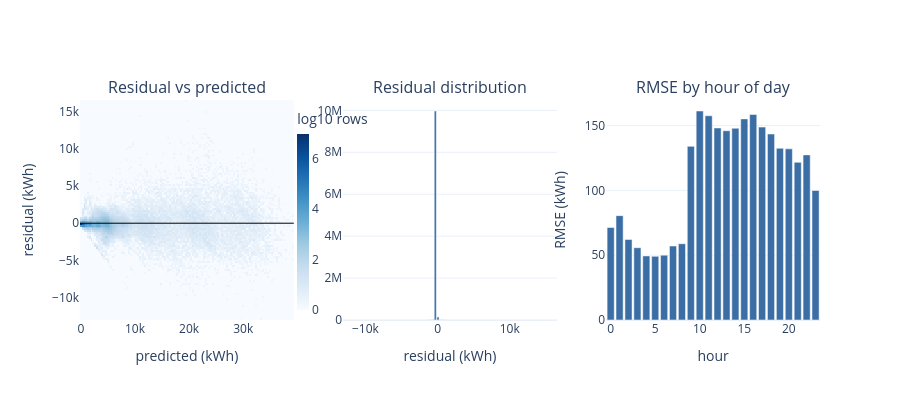

Notebook source saved alongside this figure:
### Code cell
# 10M residuals: bin them before plotting instead of shipping every point to the browser.
by_hour_error = residuals.groupby(residuals.index.hour).apply(lambda s: (s ** 2).mean() ** 0.5)
counts, prediction_edges, residual_edges = np.histogram2d(predicted.values, residuals.values, bins=120)
distribution, residual_bins = np.histogram(residuals.values, bins=80)

fig = make_subplots(rows=1, cols=3, subplot_titles=["Residual vs predicted",
                                                    "Residual distribution",
                                                    "RMSE by hour of day"])
fig.add_heatmap(x=prediction_edges[:-1], y=residual_edges[:-1], z=np.log10(counts.T + 1),
                colorscale="Blues", colorbar={"title": "log10 rows", "thickness": 12, "x": 0.28},
                row=1, col=1)
fig.add_bar(x=residual_bins[:-1], y=distribution, marker_color="#3b6ea5", row=1, col=2)
fig.add_bar(x=by_hour_error.index, y=by_hour_error.values, marker_color="#3b6ea5", row=1, col=3)
fig.add_hline(y=0, line={"color": "black", "width": 1}, row=1, col=1)
fig.update_xaxes(title_text="predicted (kWh)", row=1, col=1)
fig.update_yaxes(title_text="residual (kWh)", row=1, col=1)
fig.update_xaxes(title_text="residual (kWh)", row=1, col=2)
fig.update_xaxes(title_text="hour", row=1, col=3)
fig.update_yaxes(title_text="RMSE (kWh)", row=1, col=3)
fig.update_layout(template="plotly_white", height=400, showlegend=False)
fig.show()

### Figure 1 — Plotly figure (JSON) as saved in the notebook; plotly's stock layout.template omitted (floating-point values rounded to 4 significant figures; data arrays with more than 128 entries replaced by an {"elided": "..."} marker saying what was removed)
{"data": [{"colorbar": {"thickness": 12, "title": {"text": "log10 rows"}, "x": 0.28}, "colorscale": [[0, "rgb(247,251,255)"], [0.125, "rgb(222,235,247)"], [0.25, "rgb(198,219,239)"], [0.375, "rgb(158,202,225)"], [0.5, "rgb(107,174,214)"], [0.625, "rgb(66,146,198)"], [0.75, "rgb(33,113,181)"], [0.875, "rgb(8,81,156)"], [1, "rgb(8,48,107)"]], "type": "heatmap", "x": [0.01079, 329.3, 658.5, 987.7, 1317.0, 1646.0, 1975.0, 2305.0, 2634.0, 2963.0, 3292.0, 3622.0, 3951.0, 4280.0, 4609.0, 4939.0, 5268.0, 5597.0, 5926.0, 6256.0, 6585.0, 6914.0, 7243.0, 7573.0, 7902.0, 8231.0, 8560.0, 8890.0, 9219.0, 9548.0, 9877.0, 10210.0, 10540.0, 10860.0, 11190.0, 11520.0, 11850.0, 12180.0, 12510.0, 12840.0, 13170.0, 13500.0, 13830.0, 14160.0, 14490.0, 14820.0, 15150.0, 15470.0, 15800.0, 16130.0, 16460.0, 16790.0, 17120.0, 17450.0, 17780.0, 18110.0, 18440.0, 18770.0, 19100.0, 19430.0, 19750.0, 20080.0, 20410.0, 20740.0, 21070.0, 21400.0, 21730.0, 22060.0, 22390.0, 22720.0, 23050.0, 23380.0, 23710.0, 24030.0, 24360.0, 24690.0, 25020.0, 25350.0, 25680.0, 26010.0, 26340.0, 26670.0, 27000.0, 27330.0, 27660.0, 27990.0, 28310.0, 28640.0, 28970.0, 29300.0, 29630.0, 29960.0, 30290.0, 30620.0, 30950.0, 31280.0, 31610.0, 31940.0, 32270.0, 32590.0, 32920.0, 33250.0, 33580.0, 33910.0, 34240.0, 34570.0, 34900.0, 35230.0, 35560.0, 35890.0, 36220.0, 36550.0, 36880.0, 37200.0, 37530.0, 37860.0, 38190.0, 38520.0, 38850.0, 39180.0], "xaxis": "x", "y": [-12910.0, -12660.0, -12420.0, -12170.0, -11920.0, -11680.0, -11430.0, -11180.0, -10940.0, -10690.0, -10440.0, -10200.0, -9949.0, -9702.0, -9455.0, -9208.0, -8961.0, -8714.0, -8467.0, -8220.0, -7973.0, -7726.0, -7480.0, -7233.0, -6986.0, -6739.0, -6492.0, -6245.0, -5998.0, -5751.0, -5504.0, -5257.0, -5010.0, -4764.0, -4517.0, -4270.0, -4023.0, -3776.0, -3529.0, -3282.0, -3035.0, -2788.0, -2541.0, -2295.0, -2048.0, -1801.0, -1554.0, -1307.0, -1060.0, -813.1, -566.1, -319.2, -72.33, 174.6, 421.5, 668.4, 915.3, 1162.0, 1409.0, 1656.0, 1903.0, 2150.0, 2397.0, 2644.0, 2891.0, 3137.0, 3384.0, 3631.0, 3878.0, 4125.0, 4372.0, 4619.0, 4866.0, 5113.0, 5360.0, 5607.0, 5853.0, 6100.0, 6347.0, 6594.0, 6841.0, 7088.0, 7335.0, 7582.0, 7829.0, 8076.0, 8323.0, 8569.0, 8816.0, 9063.0, 9310.0, 9557.0, 9804.0, 10050.0, 10300.0, 10540.0, 10790.0, 11040.0, 11290.0, 11530.0, 11780.0, 12030.0, 12270.0, 12520.0, 12770.0, 13010.0, 13260.0, 13510.0, 13750.0, 14000.0, 14250.0, 14500.0, 14740.0, 14990.0, 15240.0, 15480.0, 15730.0, 15980.0, 16220.0, 16470.0], "yaxis": "y", "z": {"elided": "120x120 float values"}}, {"marker": {"color": "#3b6ea5"}, "type": "bar", "x": [-12910.0, -12540.0, -12170.0, -11800.0, -11430.0, -11060.0, -10690.0, -10320.0, -9949.0, -9578.0, -9208.0, -8838.0, -8467.0, -8097.0, -7726.0, -7356.0, -6986.0, -6615.0, -6245.0, -5875.0, -5504.0, -5134.0, -4764.0, -4393.0, -4023.0, -3652.0, -3282.0, -2912.0, -2541.0, -2171.0, -1801.0, -1430.0, -1060.0, -689.6, -319.2, 51.12, 421.5, 791.8, 1162.0, 1533.0, 1903.0, 2273.0, 2644.0, 3014.0, 3384.0, 3755.0, 4125.0, 4495.0, 4866.0, 5236.0, 5607.0, 5977.0, 6347.0, 6718.0, 7088.0, 7458.0, 7829.0, 8199.0, 8569.0, 8940.0, 9310.0, 9681.0, 10050.0, 10420.0, 10790.0, 11160.0, 11530.0, 11900.0, 12270.0, 12640.0, 13010.0, 13380.0, 13750.0, 14120.0, 14500.0, 14870.0, 15240.0, 15610.0, 15980.0, 16350.0], "xaxis": "x2", "y": [2, 0, 0, 0, 1, 1, 0, 2, 2, 6, 3, 3, 13, 11, 11, 21, 23, 27, 41, 72, 71, 82, 154, 206, 281, 306, 463, 517, 784, 1122, 1590, 2492, 5059, 14828, 9969467, 145916, 10527, 4369, 2259, 1481, 807, 580, 410, 337, 285, 201, 214, 170, 112, 91, 74, 63, 31, 37, 42, 26, 18, 21, 15, 12, 12, 10, 6, 8, 11, 2, 7, 3, 0, 2, 0, 0, 1, 0, 1, 1, 0, 0, 0, 1], "yaxis": "y2"}, {"marker": {"color": "#3b6ea5"}, "type": "bar", "x": [0, 1, 2, 3, 4, 5, 6, 7, 8, 9, 10, 11, 12, 13, 14, 15, 16, 17, 18, 19, 20, 21, 22, 23], "xaxis": "x3", "y": [71.38, 80.53, 62.1, 55.77, 49.46, 49.11, 50.05, 57.09, 58.84, 134.0, 161.3, 157.6, 148.2, 146.1, 148.0, 155.2, 158.6, 148.8, 143.5, 132.5, 132.1, 121.7, 127.4, 99.92], "yaxis": "y3"}], "layout": {"annotations": [{"font": {"size": 16}, "showarrow": false, "text": "Residual vs predicted", "x": 0.1444, "xanchor": "center", "xref": "paper", "y": 1, "yanchor": "bottom", "yref": "paper"}, {"font": {"size": 16}, "showarrow": false, "text": "Residual distribution", "x": 0.5, "xanchor": "center", "xref": "paper", "y": 1, "yanchor": "bottom", "yref": "paper"}, {"font": {"size": 16}, "showarrow": false, "text": "RMSE by hour of day", "x": 0.8556, "xanchor": "center", "xref": "paper", "y": 1, "yanchor": "bottom", "yref": "paper"}], "height": 400, "shapes": [{"line": {"color": "black", "width": 1}, "type": "line", "x0": 0, "x1": 1, "xref": "x domain", "y0": 0, "y1": 0, "yref": "y"}], "showlegend": false, "xaxis": {"anchor": "y", "domain": [0, 0.2889], "title": {"text": "predicted (kWh)"}}, "xaxis2": {"anchor": "y2", "domain": [0.3556, 0.6444], "title": {"text": "residual (kWh)"}}, "xaxis3": {"anchor": "y3", "domain": [0.7111, 1], "title": {"text": "hour"}}, "yaxis": {"anchor": "x", "domain": [0, 1], "title": {"text": "residual (kWh)"}}, "yaxis2": {"anchor": "x2", "domain": [0, 1]}, "yaxis3": {"anchor": "x3", "domain": [0, 1], "title": {"text": "RMSE (kWh)"}}}}
